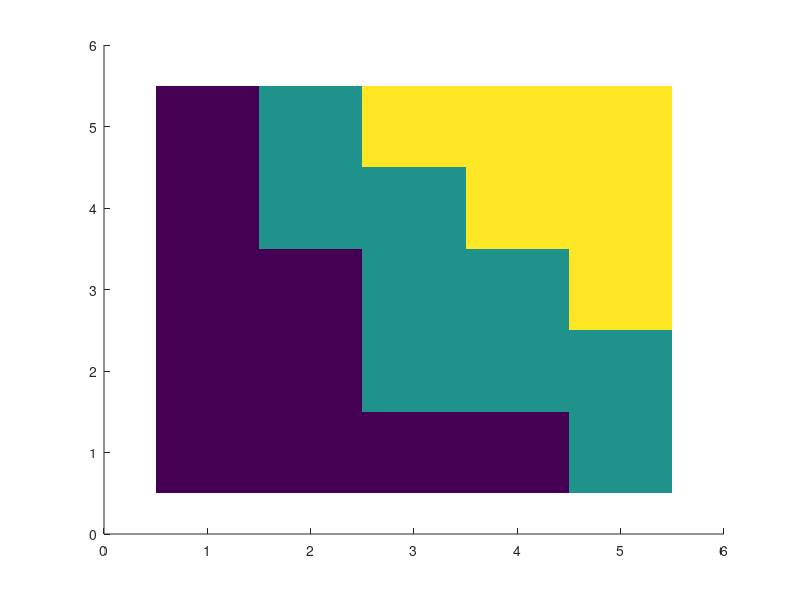

Write the MATLAB code that produced this figure. (Note: this script raises an error after producing the figure.)

%Define risk matrix 1-3 (1 low - 2 medium - 3 severe)
C=[1 2 3 3 3;
    1 2 2 3 3;
    1 1 2 2 3;
    1 1 2 2 2;
    1 1 1 1 2];

%Values for each cell
V=[1 2 3 4 5; 6 7 8 9 10; 11 12 13 14 15; 16 17 18 19 20; 21 22 23 24 25];
ax=axes; 
hold on

%Draw colored grid
[X,Y]=meshgrid(1:size(C,1),1:size(C,2));
h=imagesc(X(:),Y(:),flipud(C));

%Define colors (green, yellow, red)
cmap=[0 1 0;1 1 0;1 0 0];

% Add cell values
str = sprintfc('%d',V(:));
text(X(:),Y(:),str);

% Define row and column labels
RowLabels={'row1','row2','row3','row4','row5'};
ColLabels={'col1','col2','col3','col4','col5'};

% Some axes settings
set(gca,'xtick',unique(X),...
    'ytick',unique(Y),...
    'yticklabels',RowLabels,...
    'xticklabels',ColLabels);

% Add colorbar and describe colors
cb=colorbar(ax,'location','southoutside');
set(cb,'ticks',[1.3 2 2.7],...
    'ticklabels',{'Low','Medium','High'},...
    'ticklength',0);
box on
set(ax,'layer','top');
colormap(cmap);
xlabel("Consequence");
ylabel("Likelihood");